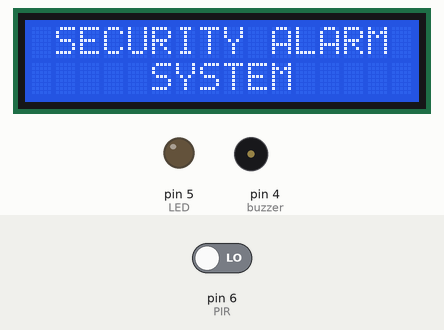
Simulated run of this sketch. Board: Arduino Uno, built with avr-gcc and run on an emulated ATmega328P. Shown: 16×2 character LCD, output pins drawn as LEDs (lit = HIGH), buzzer (waves = sounding). Inputs (shaded band) come from the test bench; at power-on: pin 6 (PIR) LOW.

Above: at 0.1 s.
6.3 s: pin 6 (PIR) driven HIGH
At 7.0 s:
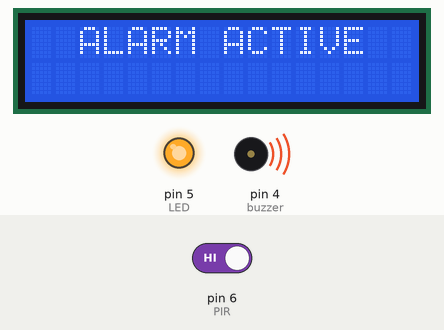
7.8 s: pin 6 (PIR) driven LOW
At 8.2 s:
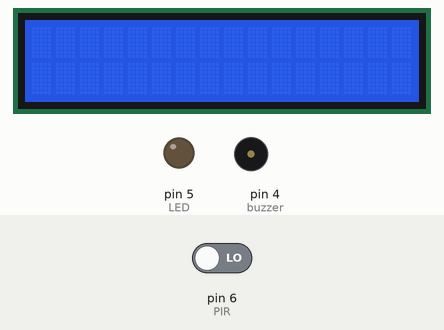
Timing chart, 0 to 10.8 s (numbered marks = the images above; inputs shaded):
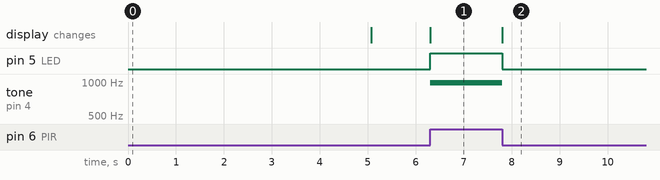

Measured:
- after the input at 6.3 s, pin 5 (LED): LOW → HIGH at once; tone on pin 4 (buzzer): silent → 988 Hz at once; the display: changes at once (image 1)
- after the input at 7.8 s, pin 5 (LED): HIGH → LOW at once; tone on pin 4 (buzzer): 988 Hz → silent at once; the display: changes at once (image 2)

The sketch:

PIR_Sensor_Interfacing_With_LCD_Buzzer.ino
```cpp
#include <LiquidCrystal.h>
LiquidCrystal lcd(13,12,11,10,9,8);
int PIR = 6;
int LED = 5;
int buzzer = 4;
void setup()
{
  lcd.begin(16, 2);
  lcd.setCursor(1, 0);
  lcd.print("SECURITY ALARM");
  lcd.setCursor(5, 1);
  lcd.print("SYSTEM");
  pinMode(PIR, INPUT);
  pinMode(LED, OUTPUT);
  pinMode(buzzer, OUTPUT);
  delay(5000);
}
void loop(){
  //lcd.clear();
  if (digitalRead(PIR)){
    digitalWrite(LED, HIGH);
    tone(buzzer,988,1000);
    lcd.setCursor(2,0);
    lcd.print("ALARM ACTIVE");
  }
  else{
    digitalWrite(LED,LOW);
    tone(buzzer,0,100);
    lcd.clear();
  }
}
```
